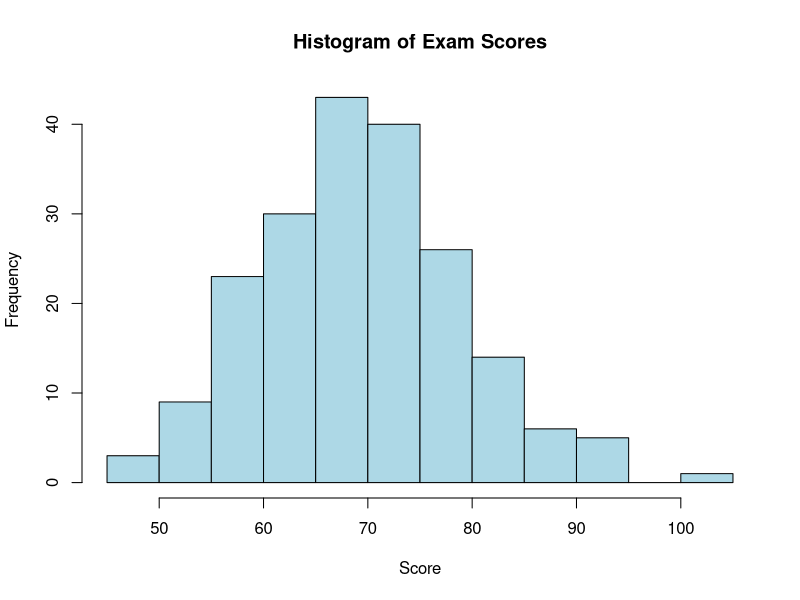
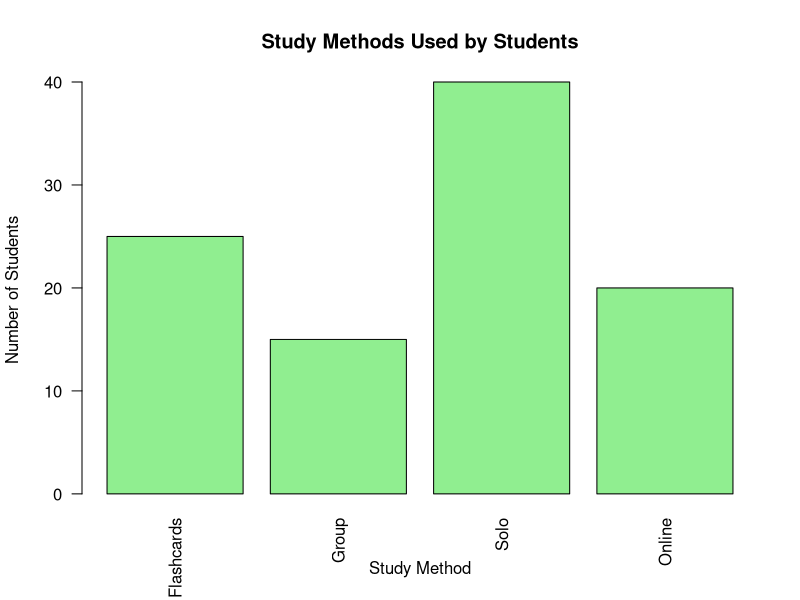
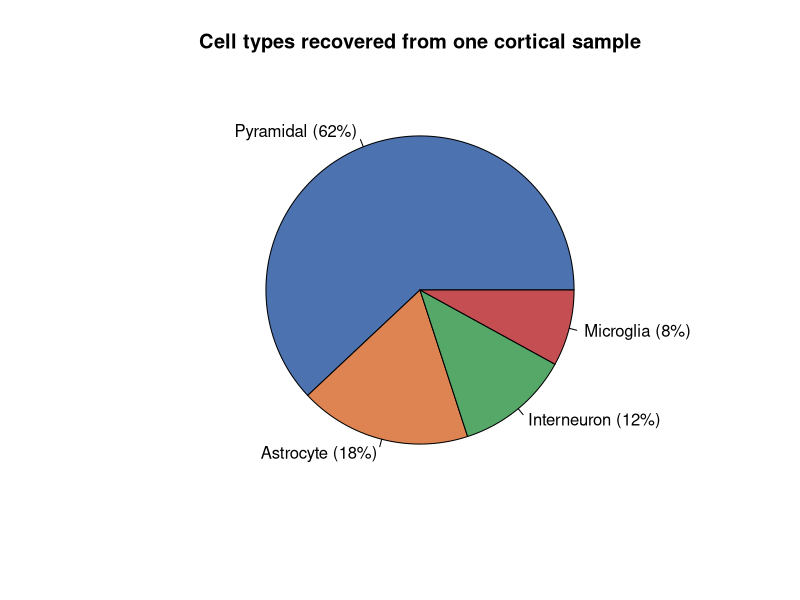
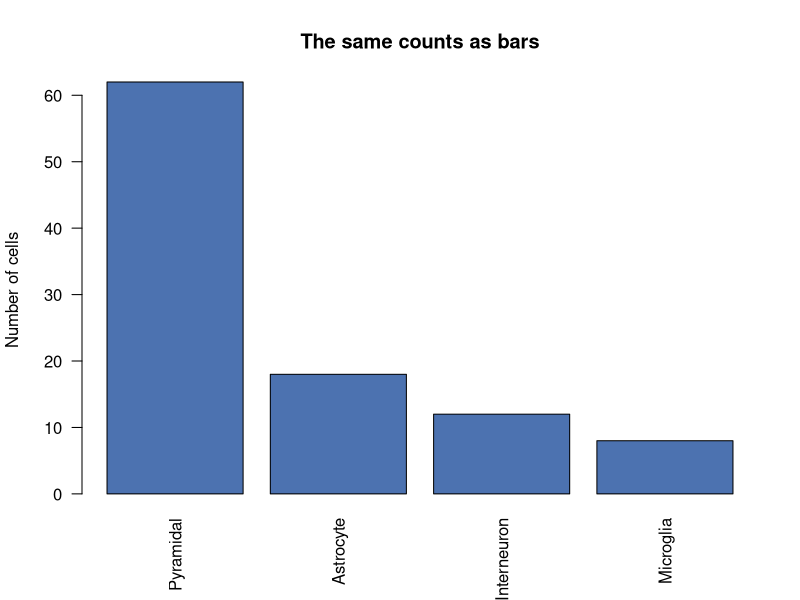
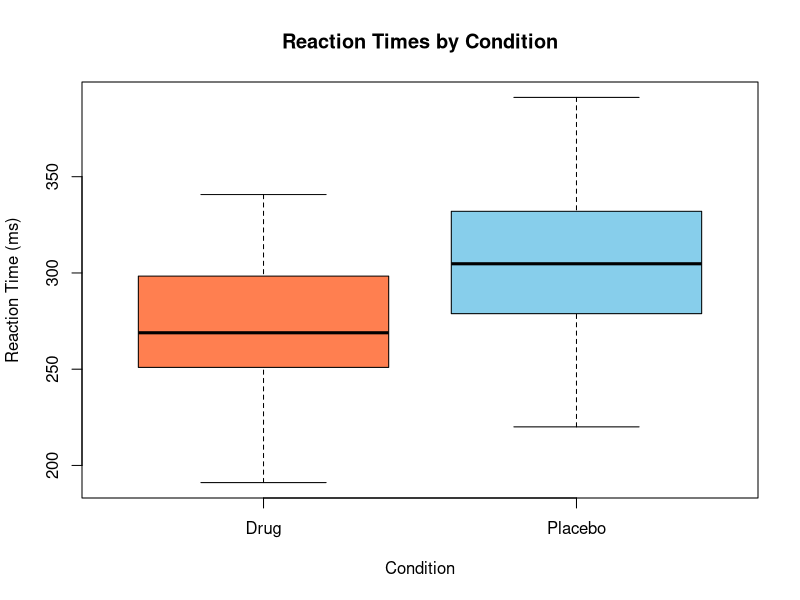

Source code (R) for these figures, in order:
# ===============================================
# Basic Data Visualization in Base R
# ===============================================
# Goal: learn how to create and interpret simple plots
# using R's built-in plotting functions (no libraries needed).
#
# We’ll cover:
#   1. Histogram – shows distribution of numeric data
#   2. Bar chart – compares category frequencies
#   3. Pie chart – shows proportions of categories
#   4. Boxplot – summarises variability and outliers
# ===============================================

# ------------------------------------------------
# 1. Histogram: Distribution of exam scores
# ------------------------------------------------
# A histogram shows how often values fall into specific ranges (bins).
# Useful for continuous data (e.g., test scores, reaction times).

set.seed(123)  # make random numbers reproducible
scores <- round(rnorm(200, mean = 70, sd = 10))  # 200 exam scores, mean 70, SD 10

# Plot histogram
hist(scores,
     col = "lightblue",        # bar color
     border = "black",         # border color for bars
     main = "Histogram of Exam Scores",  # plot title
     xlab = "Score",           # x-axis label
     ylab = "Frequency")       # y-axis label

# Interpretation:
# - The shape tells you if data are symmetric, skewed, or bimodal.
# - The spread gives a sense of variability.
# - Most students scored around 70, with few low or high scores.


# ------------------------------------------------
# 2. Bar chart: Comparing study methods
# ------------------------------------------------
# Bar charts display counts or averages for categories.
# Ideal for categorical data (not continuous).

methods <- c("Flashcards", "Group", "Solo", "Online")  # category labels
counts <- c(25, 15, 40, 20)                            # corresponding counts

barplot(counts,
        names.arg = methods,      # label bars with method names
        las = 2,                  # rotate labels vertically for readability
        col = "lightgreen",       # bar color
        border = "black",
        main = "Study Methods Used by Students",
        xlab = "Study Method",
        ylab = "Number of Students")

# Interpretation:
# - "Solo" study is most popular, followed by "Flashcards".
# - Bar height represents frequency, so it’s easy to compare categories.


# ------------------------------------------------
# 3. Pie chart: proportion of cell types in a sample
# ------------------------------------------------
# Pie charts show how each category contributes to a whole.
# Best when the total (100%) is meaningful and there are few categories.

pie_counts <- c(62, 18, 12, 8)
cell_types <- c("Pyramidal", "Astrocyte", "Interneuron", "Microglia")

# Calculate % for each category
labels <- paste(cell_types, " (", round(100 * pie_counts / sum(pie_counts)), "%)", sep = "")

# Draw pie chart
pie(pie_counts,
    labels = labels,
    col = c("#4C72B0", "#DD8452", "#55A868", "#C44E52"),
    main = "Cell types recovered from one cortical sample")

# The same data as a bar chart, for comparison:
barplot(pie_counts,
        names.arg = cell_types,
        las = 2,
        col = "#4C72B0",
        main = "The same counts as bars",
        ylab = "Number of cells")

# Interpretation:
# - Both plots contain exactly the same information.
# - The eye compares LENGTHS far more accurately than ANGLES, so the bar
#   chart lets you read off the smaller categories and rank them. On the
#   pie, astrocytes and interneurons are hard to tell apart.
# - Use a pie only when the "part of a whole" story is the point and
#   there are three or four categories. Otherwise use bars.


# ------------------------------------------------
# 4. Boxplot: Comparing reaction times between conditions
# ------------------------------------------------
# Boxplots summarize distribution using five-number summary:
#   - Minimum, 1st quartile (Q1), Median (Q2), 3rd quartile (Q3), Maximum
#   - Whiskers show data spread
#   - Dots show outliers beyond 1.5×IQR

set.seed(456)
placebo <- rnorm(50, mean = 300, sd = 40)  # reaction times (ms) under placebo
drug <- rnorm(50, mean = 270, sd = 35)     # faster reaction under drug condition

# Combine both groups and label them
group <- rep(c("Placebo", "Drug"), each = 50)
reaction_time <- c(placebo, drug)

boxplot(reaction_time ~ group,
        col = c("coral", "skyblue"),       # colors per group
        border = "black",
        main = "Reaction Times by Condition",
        xlab = "Condition",
        ylab = "Reaction Time (ms)")

# Interpretation:
# - Median (bold line in box) is lower for the drug → faster responses.
# - Boxes show interquartile range (middle 50% of data).
# - Whiskers indicate spread; any dots beyond them are outliers.


# ------------------------------------------------
# Summary and Key Concepts
# ------------------------------------------------
# - Histogram: shows distribution of numeric data (shape, spread, center)
# - Bar chart: compares frequencies across categories
# - Pie chart: shows proportions of a whole (adds to 100%)
# - Boxplot: summarizes distribution (median, IQR, outliers)
#
# In practice:
# - Always start with a histogram or boxplot for numeric data.
# - Use bar charts for categorical variables; reach for a pie only
#   when "part of a whole" is the actual message.
# - A bar chart of group MEANS with an error bar hides the distribution.
#   With fewer than about 20 points per group, plot the points instead:
#       stripchart(rt_ms ~ group, data = rt, vertical = TRUE,
#                  method = "jitter", pch = 16)
# - Check for skew or outliers before doing statistical tests.
